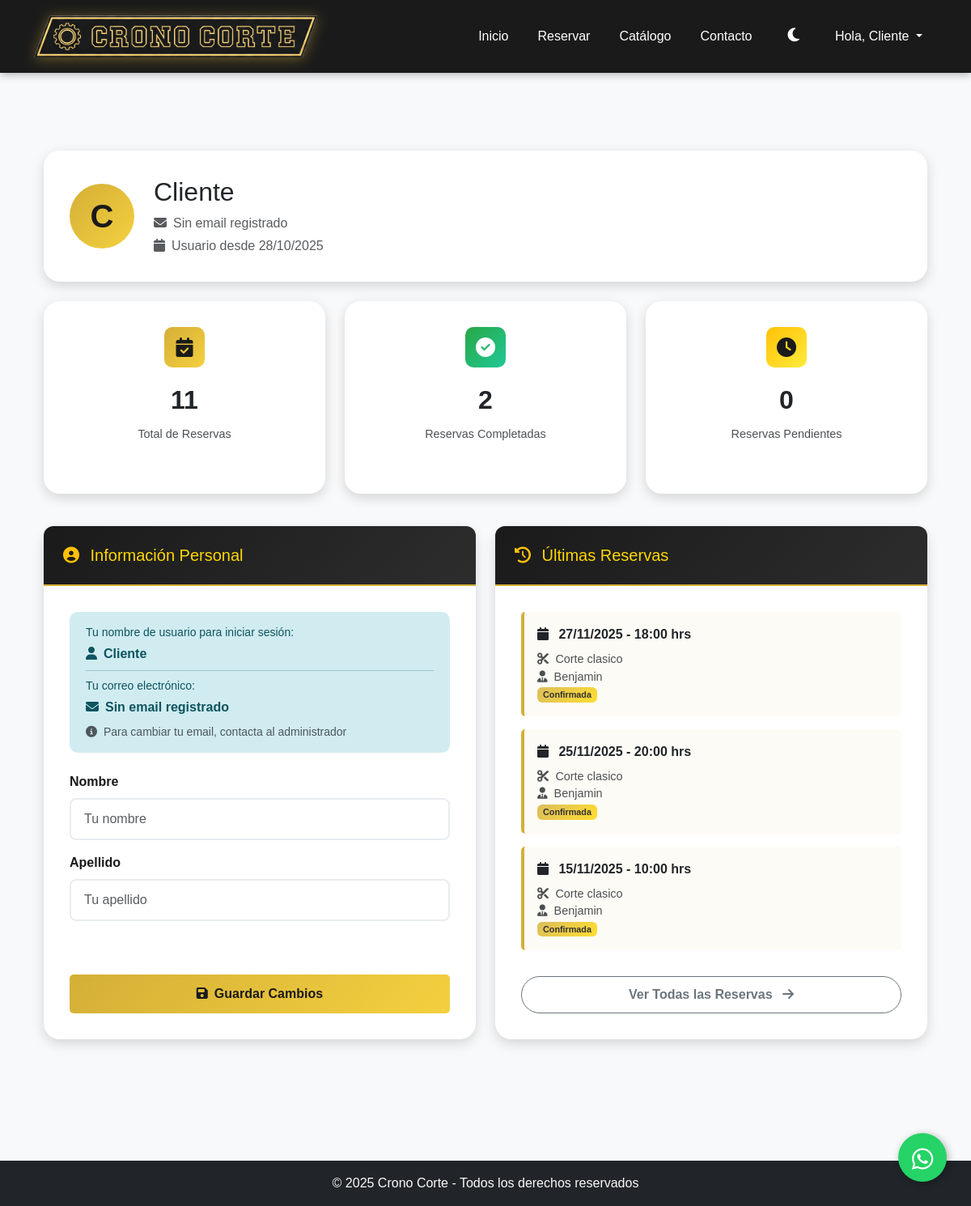
Before: /perfil/ (signed in) with the older database file.
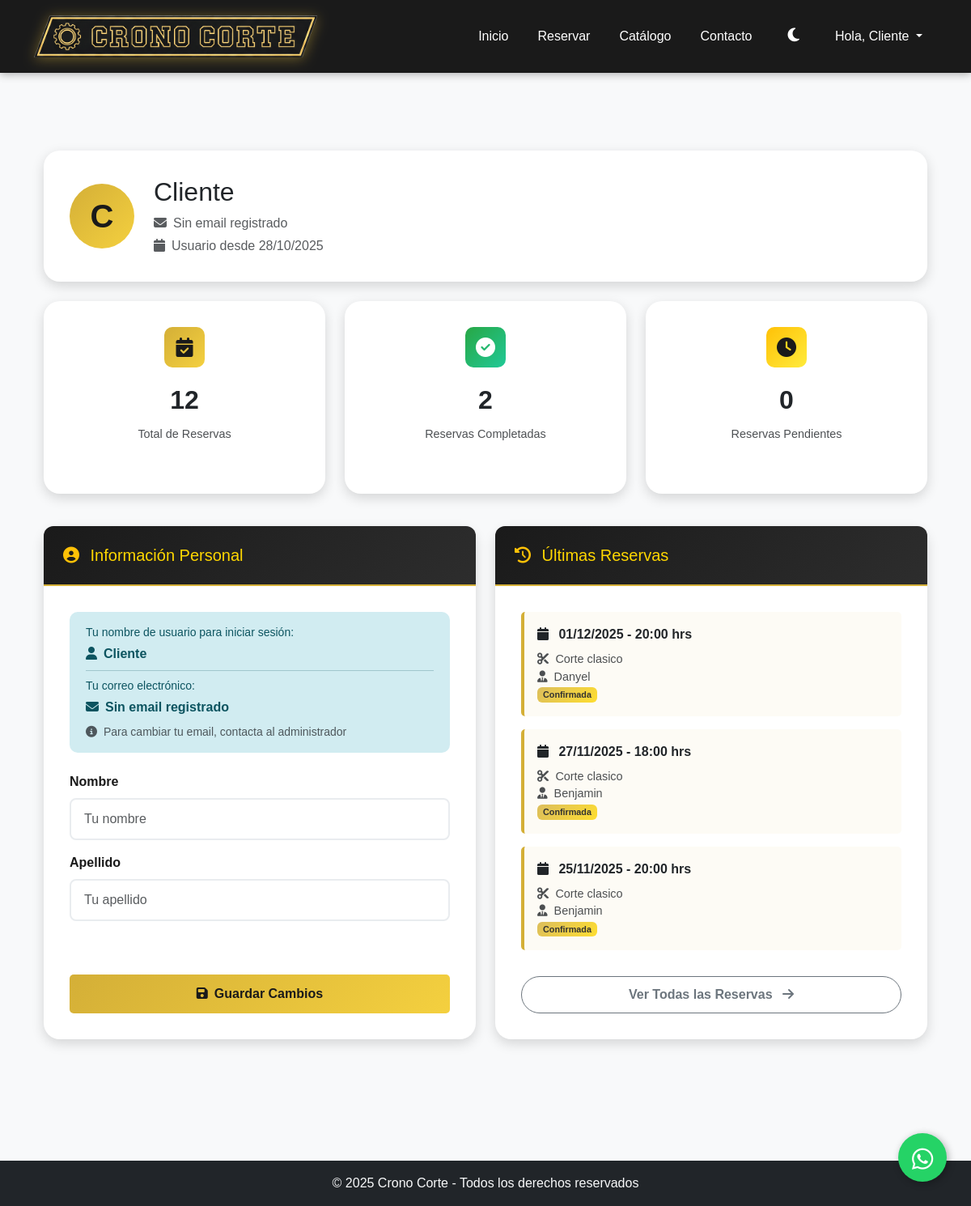
After: the same page with the newer database file.
### agendabarber/models.py (models this page shows, shortened)
class Reserva(models.Model):
    cliente = models.ForeignKey(User, on_delete=models.CASCADE)
    barbero = models.ForeignKey(Barbero, on_delete=models.CASCADE)
    servicio = models.ForeignKey(Servicio, on_delete=models.CASCADE)
    inicio = models.DateTimeField(help_text="Hora de inicio de la reserva")
    fin = models.DateTimeField(null=True, blank=True)
    pagado = models.BooleanField(default=False)  # Changed: Now requires payment confirmation
    payment_method = models.CharField(max_length=50, default='mercadopago',
                                     help_text="Método de pago utilizado")
    estado = models.CharField(max_length=20, choices=ESTADO_CHOICES, default='Pendiente')  # Pendiente hasta que pase la hora
    objects = ReservaManager()  # Manager personalizado

class Servicio(models.Model):
    nombre = models.CharField(max_length=100)
    descripcion = models.TextField(blank=True)
    precio = models.PositiveIntegerField()
    duracion_minutos = models.PositiveIntegerField(
        default=60,
        help_text="Duración del servicio en minutos"
    )
    imagen = models.ImageField(upload_to='servicios/', null=True, blank=True)

class Barbero(models.Model):
    usuario = models.OneToOneField(User, on_delete=models.CASCADE, null=True, blank=True,
                                   help_text="Usuario asociado a este barbero")
    nombre = models.CharField(max_length=100)
    experiencia = models.PositiveIntegerField(help_text="Años de experiencia")
    foto = models.ImageField(upload_to='barberos/', null=True, blank=True)

### agendabarber/views.py (the view, shortened to what this page needs)
# urls.py: path('perfil/', views.perfil_cliente, name='perfil_cliente'),
@login_required
def perfil_cliente(request):
    total_reservas = Reserva.objects.filter(cliente=request.user).count()
    reservas_completadas = Reserva.objects.filter(
        cliente=request.user,
        estado='Completada'
    ).count()
    reservas_pendientes = Reserva.objects.filter(
        cliente=request.user,
        estado__in=['Pendiente', 'Confirmada'],
        inicio__gte=timezone.now()
    ).count()
    proxima_reserva = Reserva.objects.filter(
        cliente=request.user,
        estado__in=['Pendiente', 'Confirmada'],
        inicio__gte=timezone.now()
    ).select_related('barbero', 'servicio').order_by('inicio').first()
    ultimas_reservas = Reserva.objects.filter(
        cliente=request.user
    ).select_related('barbero', 'servicio').order_by('-inicio')[:3]
    context = {
        'total_reservas': total_reservas,
        'reservas_completadas': reservas_completadas,
        'reservas_pendientes': reservas_pendientes,
        'proxima_reserva': proxima_reserva,
        'ultimas_reservas': ultimas_reservas,
    }
    return render(request, 'perfil_cliente.html', context)

### agendabarber/context_processors.py (called while the page is built)
def user_type_context(request):
    context = {
        'es_barbero': False,
        'es_cliente': False,
    }
    if request.user.is_authenticated:
        try:
            Barbero.objects.get(usuario=request.user)
            context['es_barbero'] = True
            context['es_cliente'] = False
        except Barbero.DoesNotExist:
            context['es_barbero'] = False
            context['es_cliente'] = True
    return context

### agendabarber/templates/perfil_cliente.html (shortened to what the changed rows need)
{% extends 'base.html' %}
{% load static %}
{% block content %}
<div class="container my-5">
    <div class="card mb-4" data-aos="fade-up">
        <div class="card-body">
            <div class="d-flex align-items-center">
                <div>
                    <h2 class="mb-2">{{ user.get_full_name|default:user.username }}</h2>
                </div>
            </div>
        </div>
    </div>
    <div class="row mb-4" data-aos="fade-up" data-aos-delay="100">
        <div class="col-md-4 mb-3">
            <div class="card h-100">
                <div class="card-body text-center">
                    <div class="stat-icon primary mx-auto">
                        <i class="fas fa-calendar-check"></i>
                    </div>
                    <div class="stat-number">{{ total_reservas }}</div>
                    <div class="stat-label">Total de Reservas</div>
                </div>
            </div>
        </div>
    </div>
    <div class="row">
        <div class="col-lg-6 mb-4 d-flex" data-aos="fade-left">
            <div class="card card-equal-height w-100">
                <div class="card-body">
                    {% if ultimas_reservas %}
                        {% for reserva in ultimas_reservas %}
                        <div class="reserva-mini-card">
                            <div class="fecha">
                                <i class="fas fa-calendar me-2"></i>
                                {{ reserva.inicio|date:"d/m/Y - H:i" }} hrs
                            </div>
                            <div class="detalles">
                                <i class="fas fa-cut me-2"></i>{{ reserva.servicio.nombre }}
                                <br>
                                <i class="fas fa-user-tie me-2"></i>{{ reserva.barbero.nombre }}
                                <br>
                                <span class="badge
                                    {% if reserva.estado == 'Completada' %}bg-success
                                    {% elif reserva.estado == 'Confirmada' %}bg-primary
                                    {% elif reserva.estado == 'Pendiente' %}bg-warning text-dark
                                    {% else %}bg-secondary{% endif %}">
                                    {{ reserva.estado }}
                                </span>
                            </div>
                        </div>
                        {% endfor %}
                    {% endif %}
                </div>
            </div>
        </div>
    </div>
</div>
{% endblock %}

Changed rows visible on the page:
no longer on this page (row unchanged): Reserva: inicio "15/11/2025 - 10:00", servicio.nombre "Corte clasico", barbero.nombre "Benjamin", estado "Confirmada"
added Reserva: inicio "01/12/2025 - 20:00", servicio.nombre "Corte clasico", barbero.nombre "Danyel", estado "Confirmada"
Other visible differences:
{{ total_reservas }}: "11" → "12"
